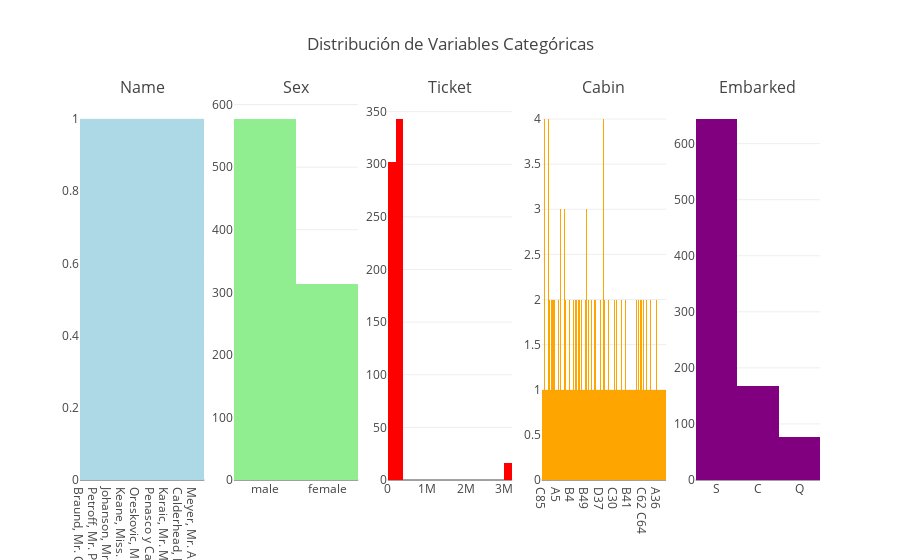

Source (notebook cell):
### Markdown cell above
#### Gráfica para representar las variables categóricas:

### Code cell
cols =  ['Name', 'Sex', 'Ticket', 'Cabin', 'Embarked']
colores = ['lightblue', 'lightgreen', 'red', 'orange', 'purple', 'green', 'pink']

fig = make_subplots(rows=1, cols=5, subplot_titles=cols)

for i, col in enumerate(cols):
    fig.add_trace(
    go.Histogram(x=df[col],
    nbinsx=20,
    name=f'Distribución de {col}',
    marker_color=colores[i]),
    row=1, col=i+1)


fig.update_layout(
    title_text="Distribución de Variables Categóricas",
    showlegend=False)

fig.show()

### Figure 1 — Plotly figure (JSON) as saved in the notebook; plotly's stock layout.template omitted (floating-point values rounded to 4 significant figures; data arrays with more than 128 entries replaced by an {"elided": "..."} marker saying what was removed)
{"data": [{"marker": {"color": "lightblue"}, "name": "Distribución de Name", "nbinsx": 20, "type": "histogram", "x": {"elided": "891 str values"}, "xaxis": "x", "yaxis": "y"}, {"marker": {"color": "lightgreen"}, "name": "Distribución de Sex", "nbinsx": 20, "type": "histogram", "x": {"elided": "891 str values"}, "xaxis": "x2", "yaxis": "y2"}, {"marker": {"color": "red"}, "name": "Distribución de Ticket", "nbinsx": 20, "type": "histogram", "x": {"elided": "891 str values"}, "xaxis": "x3", "yaxis": "y3"}, {"marker": {"color": "orange"}, "name": "Distribución de Cabin", "nbinsx": 20, "type": "histogram", "x": {"elided": "891 str values"}, "xaxis": "x4", "yaxis": "y4"}, {"marker": {"color": "purple"}, "name": "Distribución de Embarked", "nbinsx": 20, "type": "histogram", "x": {"elided": "891 str values"}, "xaxis": "x5", "yaxis": "y5"}], "layout": {"annotations": [{"font": {"size": 16}, "showarrow": false, "text": "Name", "x": 0.084, "xanchor": "center", "xref": "paper", "y": 1, "yanchor": "bottom", "yref": "paper"}, {"font": {"size": 16}, "showarrow": false, "text": "Sex", "x": 0.292, "xanchor": "center", "xref": "paper", "y": 1, "yanchor": "bottom", "yref": "paper"}, {"font": {"size": 16}, "showarrow": false, "text": "Ticket", "x": 0.5, "xanchor": "center", "xref": "paper", "y": 1, "yanchor": "bottom", "yref": "paper"}, {"font": {"size": 16}, "showarrow": false, "text": "Cabin", "x": 0.708, "xanchor": "center", "xref": "paper", "y": 1, "yanchor": "bottom", "yref": "paper"}, {"font": {"size": 16}, "showarrow": false, "text": "Embarked", "x": 0.916, "xanchor": "center", "xref": "paper", "y": 1, "yanchor": "bottom", "yref": "paper"}], "showlegend": false, "title": {"text": "Distribución de Variables Categóricas"}, "xaxis": {"anchor": "y", "domain": [0, 0.168]}, "xaxis2": {"anchor": "y2", "domain": [0.208, 0.376]}, "xaxis3": {"anchor": "y3", "domain": [0.416, 0.584]}, "xaxis4": {"anchor": "y4", "domain": [0.624, 0.792]}, "xaxis5": {"anchor": "y5", "domain": [0.832, 1]}, "yaxis": {"anchor": "x", "domain": [0, 1]}, "yaxis2": {"anchor": "x2", "domain": [0, 1]}, "yaxis3": {"anchor": "x3", "domain": [0, 1]}, "yaxis4": {"anchor": "x4", "domain": [0, 1]}, "yaxis5": {"anchor": "x5", "domain": [0, 1]}}}
